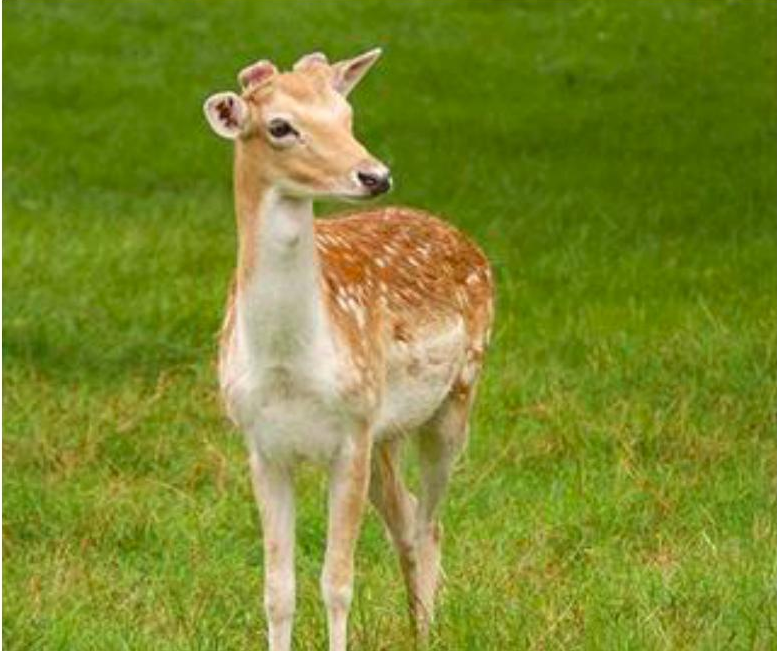
%> input picture Image Saliency/deer.jpg, 777 x 651 px
$ octave Sal.m   (GNU Octave 9; MATLAB toolbox functions it lacks are replaced by stand-ins)
%> lines starting %> are read from the running program, lines starting %| are printed output that depends on the picture; in (x1, y1, x2, y2) boxes, pixels count from 0 and x2, y2 are one past the last pixel; in counts of white or black regions, pixels touching at a corner belong together; the program's own positions count from 1
close all;
clear all;
clc;
%read image
img = imread('deer.jpg');
%> img is the input picture: size 651x777x3 uint8; mean R, G, B 124.5, 137.9, 43.4
figure, imshow(img);
%apply gaussian kernel
gaussian_kernel = fspecial('gaussian', [25 25], 5);
img_gaussian = imfilter(img, gaussian_kernel, 'replicate');
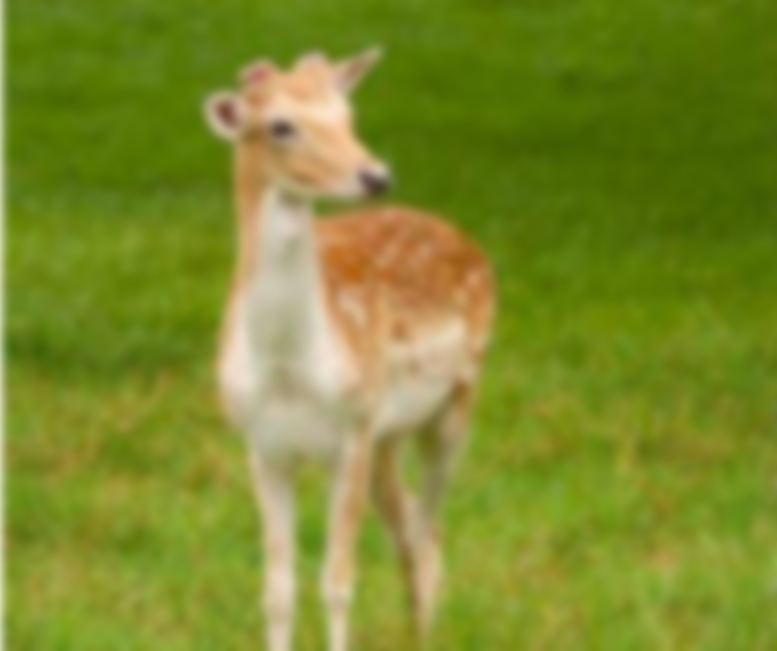
%> img_gaussian: size 651x777x3 uint8; mean R, G, B 124.7, 138.1, 43.7
figure, imshow(img_gaussian);

%Convert image to lab format
lab = rgb2lab(img_gaussian);
%> lab: size 651x777x3 double; mean of channels 1, 2, 3 54.9, -17.6, 45

imshow(lab);
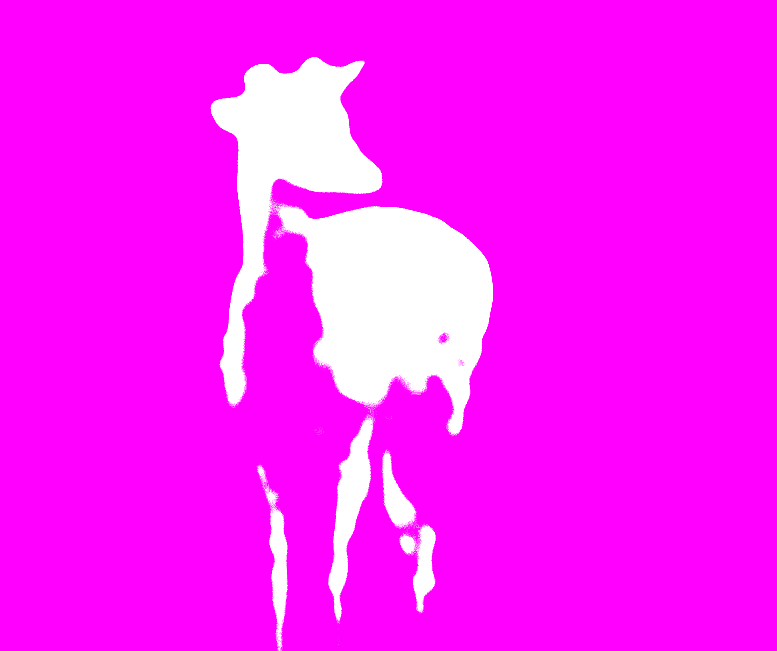
%> displayed picture: size 651x777x3, on the screen's scale of 0 to 255; mean R, G, B 255, 29.7, 255

%compute factors L & A & B seprately
l = double(lab(:,:,1));
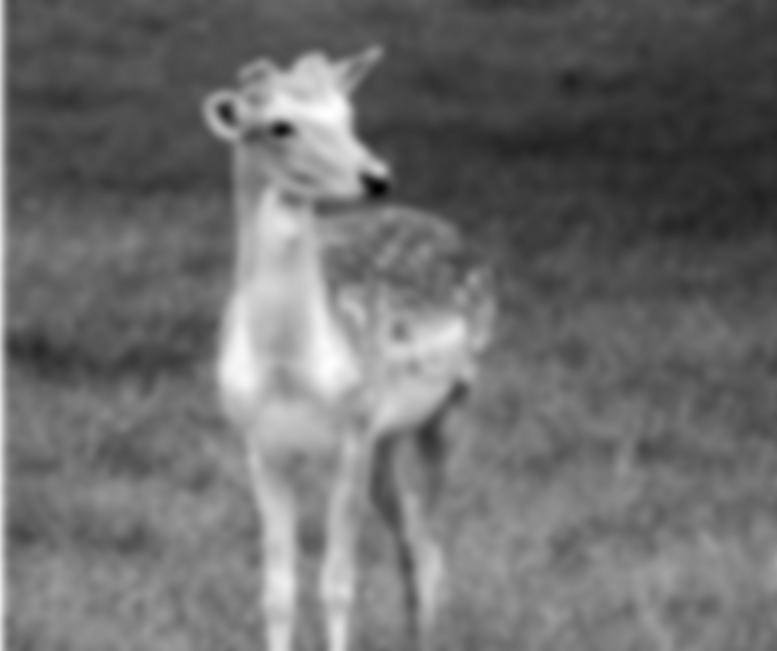
%> l: size 651x777 double; min 27.1, max 91.68, mean 54.9; drawn with min black and max white
lm = mean(mean(l));
%> lm = 54.87

a = double(lab(:,:,2));
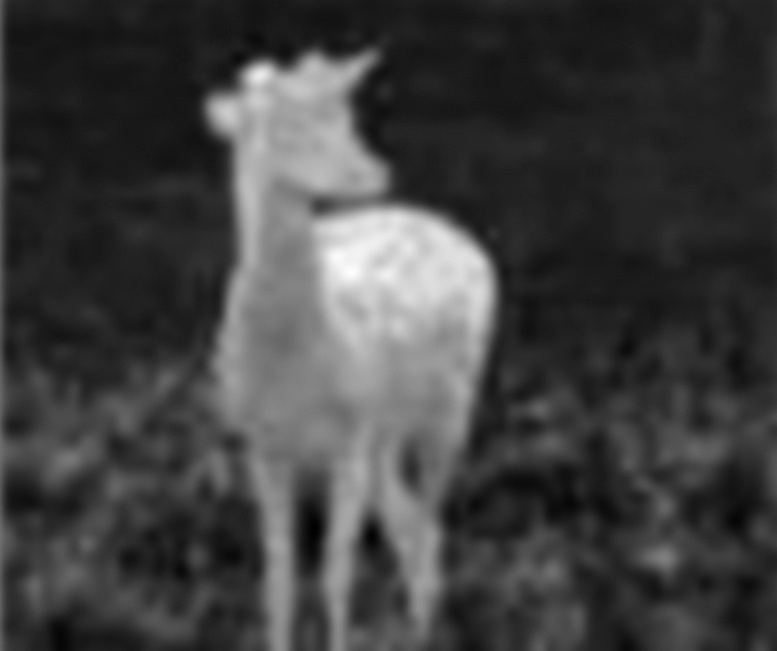
%> a: size 651x777 double; min -33.29, max 28.51, mean -17.6; drawn with min black and max white
am = mean(mean(a));
%> am = -17.58

b = double(lab(:,:,3));
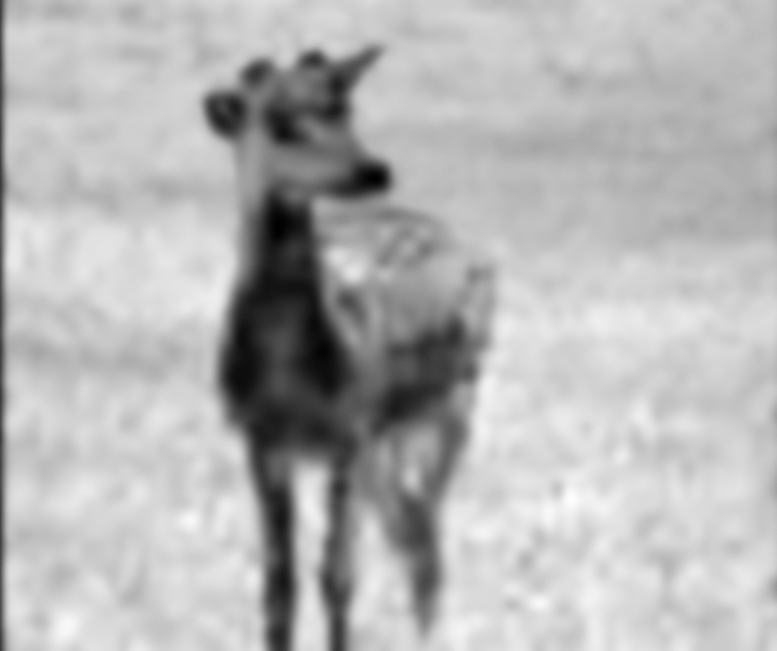
%> b: size 651x777 double; min 7.3, max 60.38, mean 45; drawn with min black and max white
bm = mean(mean(b));
%> bm = 44.98

%Compute saliency map for the image
sm = (l-lm).^2 + (a-am).^2 + (b-bm).^2;
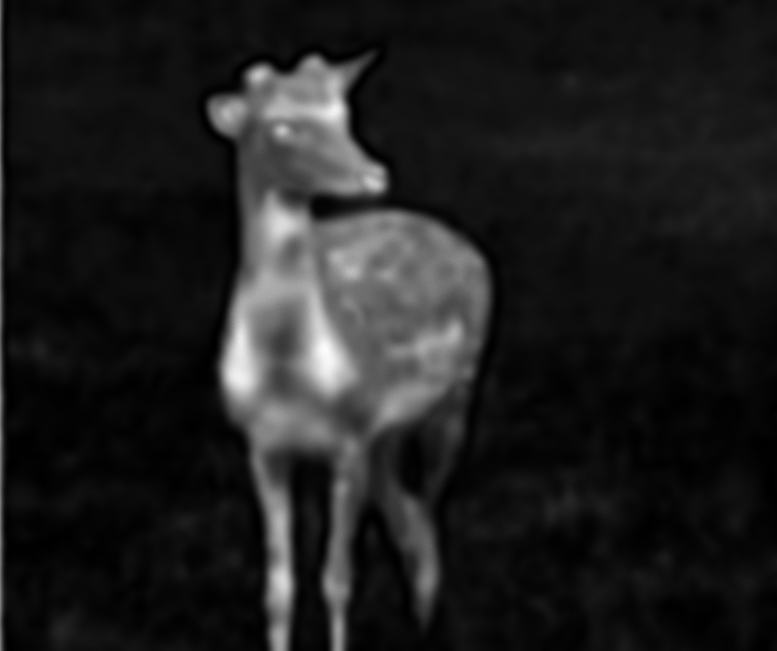
%> sm: size 651x777 double; min 0.119, max 2997, mean 367.2; drawn with min black and max white
figure, imshow(sm,[]);

%computing binary map
mean_value = mean(sm(:));
%> mean_value = 367.2
sm(sm < 0.9 * mean_value) = 0;
sm(sm >= 0.9 * mean_value) = 1;
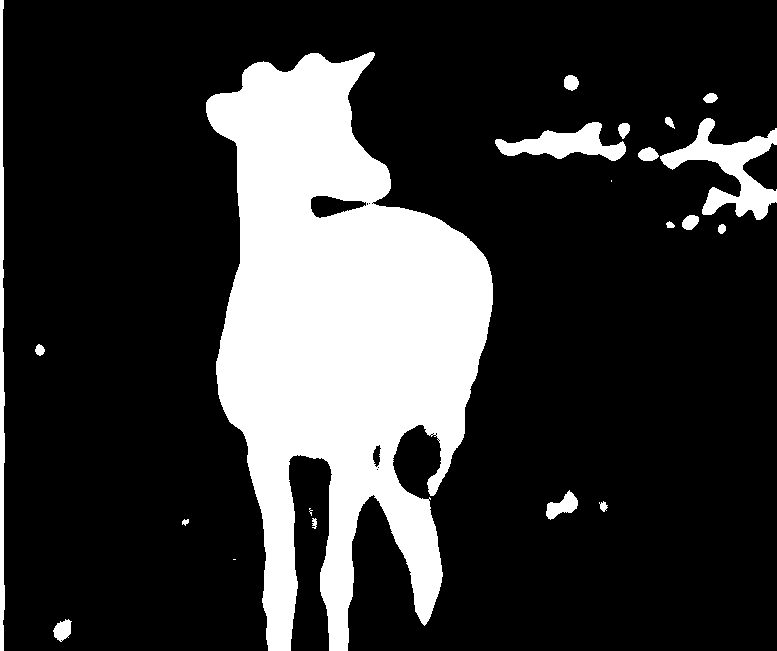
%> sm: size 651x777 double; values 0 (black) and 1 (white), 21.4% white; 21 white regions (3 under 20 px), largest, box (x1, y1, x2, y2) and area: (206, 52, 493, 651) 96751, (660, 118, 777, 220) 4306, (0, 0, 5, 651) 2467
figure, imshow(sm,[]);

%Extracting salient portions of the image

for c = 1:3
img(:,:,c) = img(:,:,c) .* uint8(sm);
end
%> img: size 651x777x3 uint8; mean of channels 1, 2, 3 39.2, 34.4, 24.3
figure, imshow(img);
